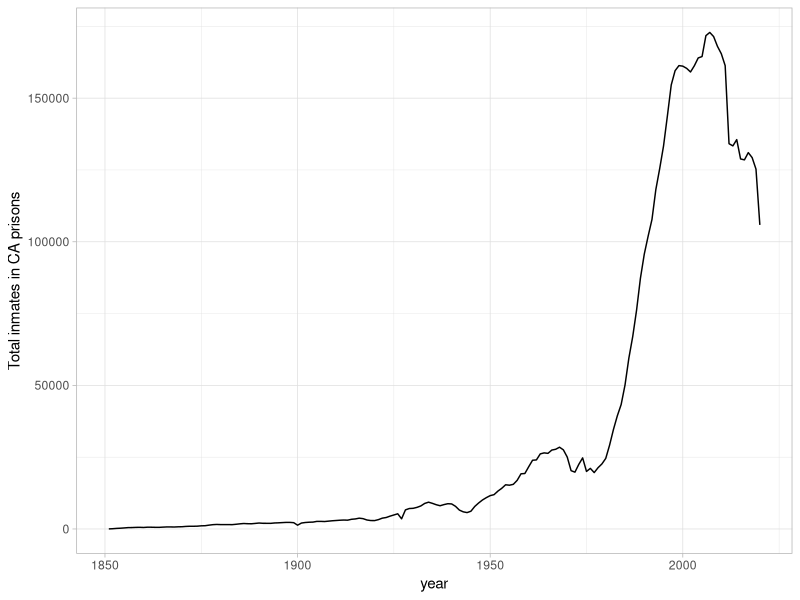
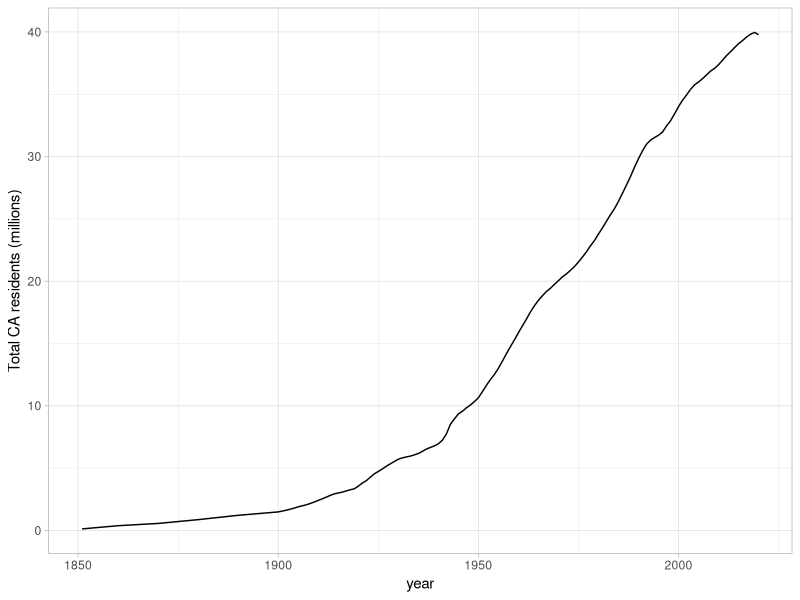
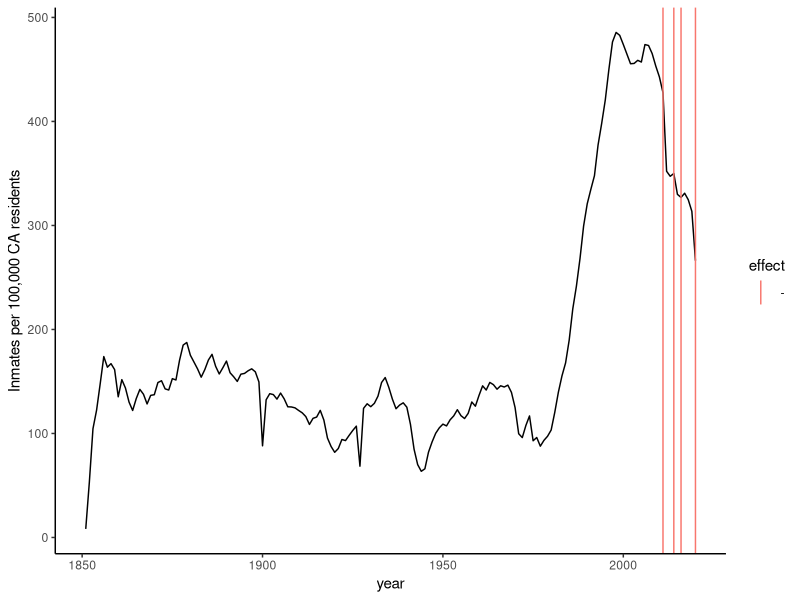

Reproduce these figures in R, in order.
# this script makes a line plot of historical prison
# population sizes through time
require(dplyr)
require(ggplot2)
require(here) # paths relative to project directory "MissDemeanors/"

# read in data
# prison population totals
prison <- read.table(here("data/total_inmate_pop_by_year.txt"),
                     header = T, sep = "\t", stringsAsFactors = F)

# California population totals
CA_pop <- read.table(here("data/total_CA_pop_by_year.txt"),
                     header = T, sep = "\t", stringsAsFactors = F)

# calculate inmates per 100,000 total population
prison_pop <- left_join(prison, CA_pop, by = "year") %>%
  mutate(inmate_per_100k = inmate_count/pop_estimate*100000)

# historical laws relevant to prison overcrowding
events <- read.table("data/historical_CA_events.csv",
                   header = T, sep = ",", stringsAsFactors = F)


# plot
ggplot(prison_pop, aes(x = year, y = inmate_count)) +
  geom_line() +
  theme_light() +
  ylab("Total inmates in CA prisons")
ggplot(prison_pop, aes(x = year, y = pop_estimate/10^6)) +
  geom_line() +
  theme_light() +
  ylab("Total CA residents (millions)")

ggplot(prison_pop, aes(x = year, y = inmate_per_100k)) +
  geom_line() +
  theme_classic() +
  ylab("Inmates per 100,000 CA residents") +
  geom_vline(data = filter(events, 
                           name %in% c("AB 109", "Prop 47", "Prop 57", "COVID-19")),
             aes(color = effect,
                 xintercept = year))
  
